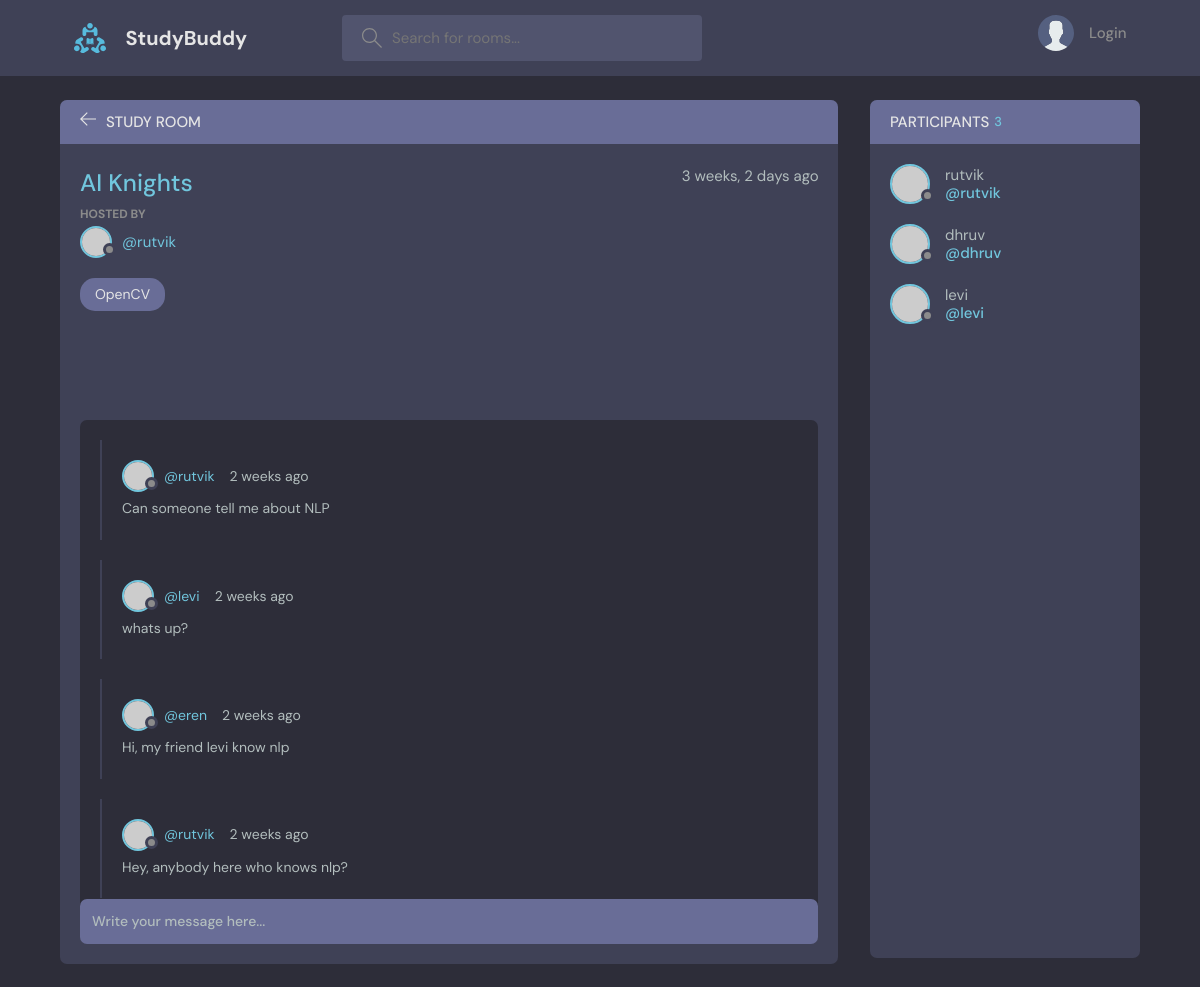
Before: /room/2/ with the older database file.
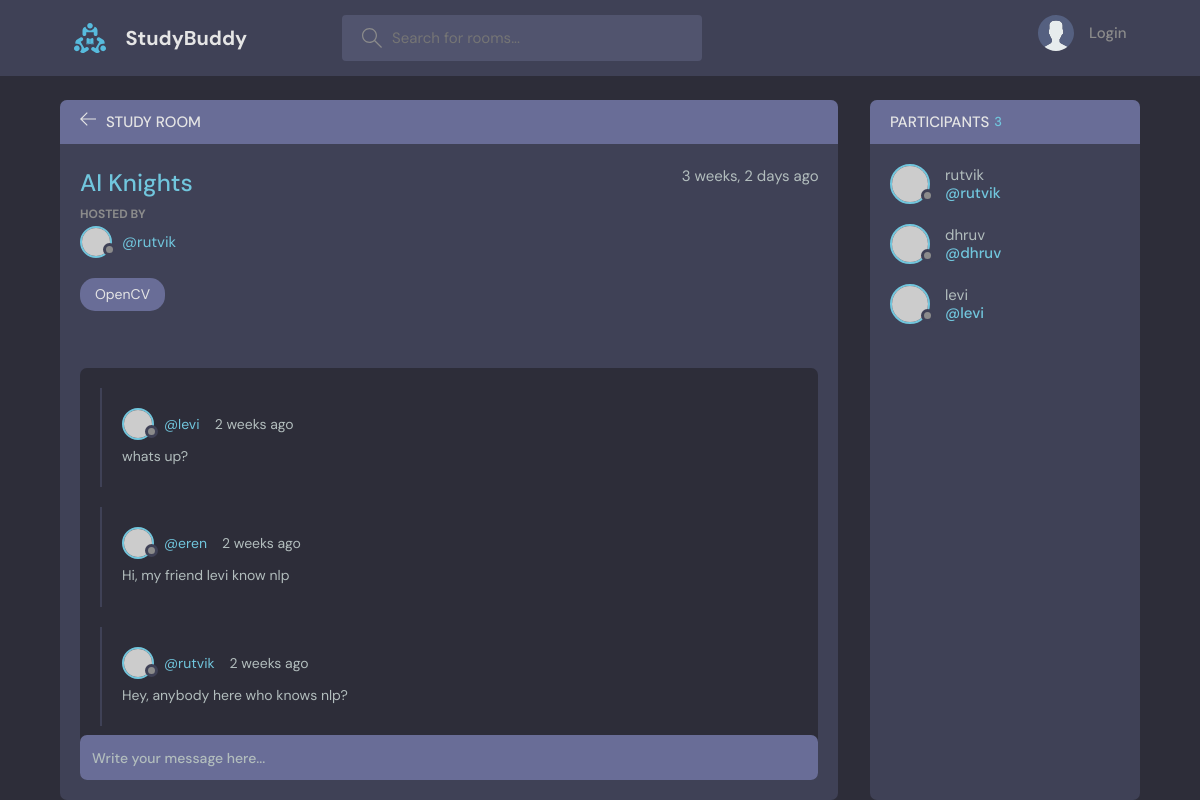
After: the same page with the newer database file.
### base/models.py (models this page shows, shortened)
class Message(models.Model):
    user = models.ForeignKey(User, on_delete=models.CASCADE)
    room = models.ForeignKey(Room, on_delete=models.CASCADE)
    body = models.TextField()
    updated = models.DateTimeField(auto_now=True)
    created = models.DateTimeField(auto_now_add=True)
    class Meta:
        ordering = ['-updated', '-created']

### base/views.py (the view, shortened to what this page needs)
# urls.py: path('room/<str:pk>/', views.room, name="room"),
def room(request, pk):
    room = Room.objects.get(id=pk)
    room_messages = room.message_set.all()
    participants = room.participants.all()
    context = {'room': room, 'room_messages': room_messages, 'participants': participants}
    return render(request, 'base/room.html', context)

### base/models.py (called while the page is built)
    def __str__(self) -> str:
        return self.name

### base/templates/base/room.html (shortened to what this page needs)
{% extends 'main.html' %}
{% block content %}
<main class="profile-page layout layout--2">
  <div class="container">
    <div class="room">
      <div class="room__top">
        <div class="room__topLeft">
          <a href="{% url 'home' %}">
            <svg version="1.1" xmlns="http://www.w3.org/2000/svg" width="32" height="32" viewBox="0 0 32 32">
              <title>arrow-left</title>
              <path
                d="M13.723 2.286l-13.723 13.714 13.719 13.714 1.616-1.611-10.96-10.96h27.625v-2.286h-27.625l10.965-10.965-1.616-1.607z">
              </path>
            </svg>
          </a>
          <h3>Study Room</h3>
        </div>
      </div>
      <div class="room__box scroll">
        <div class="room__header scroll">
          <div class="room__info">
            <h3>{{room.name}}</h3>
            <span>{{room.created|timesince}} ago</span>
          </div>
          <div class="room__hosted">
            <p>Hosted By</p>
            <a href="{% url 'user-profile' room.host.id %}" class="room__author">
              <div class="avatar avatar--small">
                <img src="https://randomuser.me/api/portraits/men/37.jpg" />
              </div>
              <span>@{{room.host.username}}</span>
            </a>
          </div>
          <span class="room__topics">{{room.topic}}</span>
        </div>
        <div class="room__conversation">
          <div class="threads scroll">
            {% for message in room_messages %}
            <div class="thread">
              <div class="thread__top">
                <div class="thread__author">
                  <a href="{% url 'user-profile' message.user.id %}" class="thread__authorInfo">
                    <div class="avatar avatar--small">
                      <img src="https://randomuser.me/api/portraits/men/37.jpg" />
                    </div>
                    <span>@{{message.user.username}}</span>
                  </a>
                  <span class="thread__date">{{message.created|timesince}} ago</span>
                </div>
              </div>
              <div class="thread__details">
                {{message.body}}
              </div>
            </div>
            {% endfor %}
          </div>
        </div>
      </div>
      <div class="room__message">
        <form action="" method="post">
          <input name="body" placeholder="Write your message here..." /></form>
      </div>
    </div>
    <div class="participants">
      <h3 class="participants__top">Participants <span>{{participants.count}}</span></h3>
      <div class="participants__list scroll">
        {% for user in participants %}
        <a href="{% url 'user-profile' user.id %}" class="participant">
          <div class="avatar avatar--medium">
            <img src="https://randomuser.me/api/portraits/men/37.jpg" />
          </div>
          <p>
            {{user.username}}
            <span>@{{user.username}}</span>
          </p>
        </a>
        {% endfor %}
      </div>
    </div>
  </div>
</main>
{% endblock content %}

Changed rows visible on the page:
removed Message: user.username "rutvik", created "2 weeks", body "Can someone tell me about NLP"
